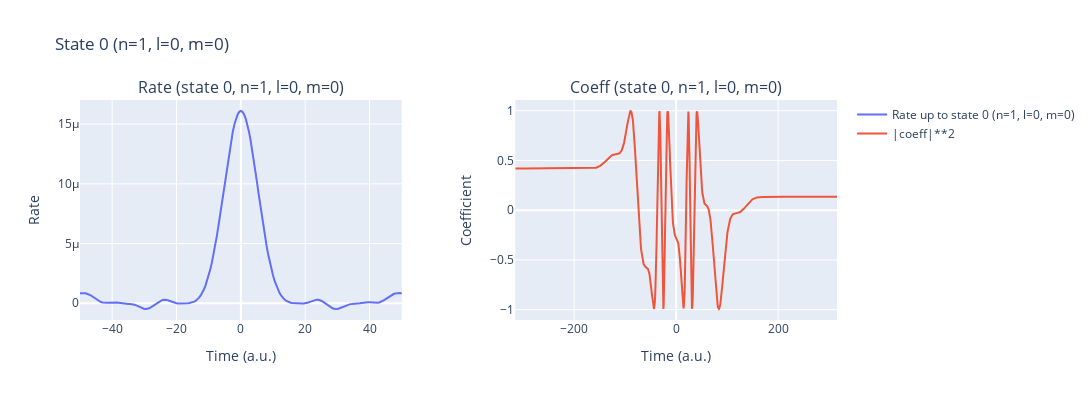
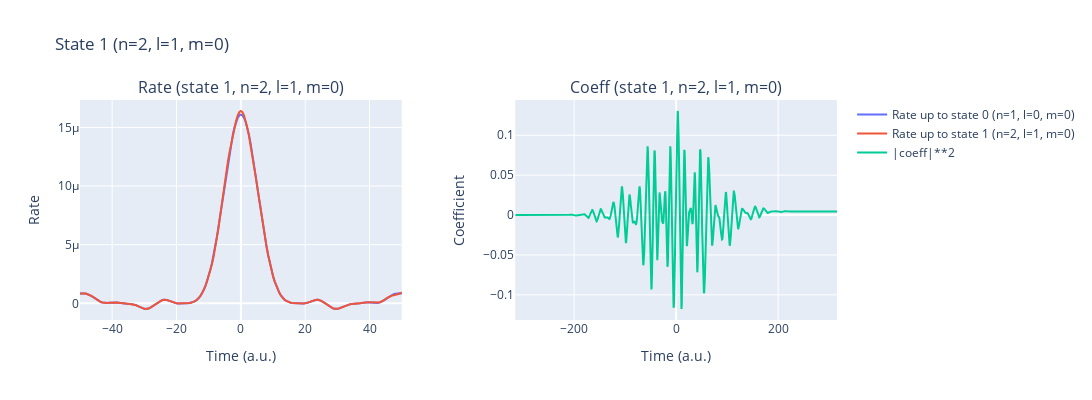
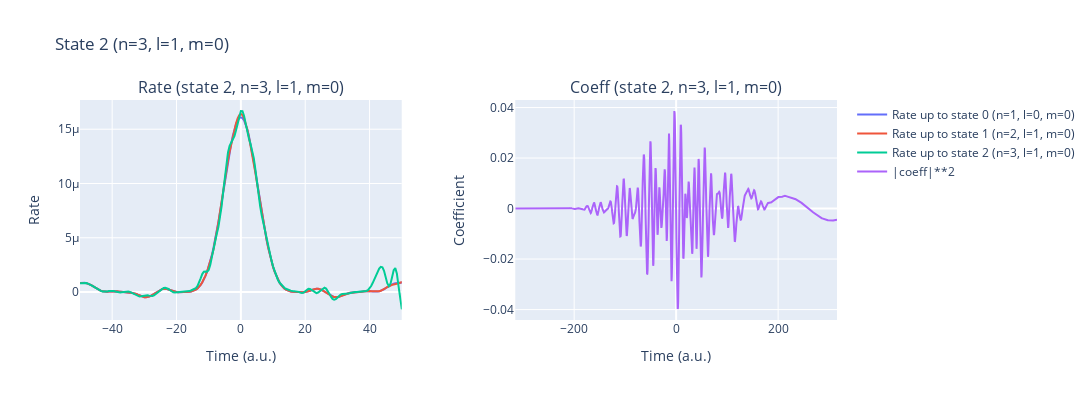

Write notebook code for charts like these, in order.
### Code cell
%autoreload
for lam0, intensity, cep in file_params:
    laser_pulses = LaserField(cache_results=True)
    laser_pulses.add_pulse(lam0, intensity, cep, lam0/ AtomicUnits.nm / AtomicUnits.speed_of_light)
    t_min, t_max = laser_pulses.get_time_interval()
    time_recon= np.arange(int(t_min), int(t_max)+1, 0.5)
    # to save computation time we can neglect cross terms!! just look at formula for <p|d|psi> there is i^l and because of the transition rules l has to be +-1 so if we sum over all states and one is complex conjugatet and we sum it up they will cancel out !!! but be carefull we only can use states that are allowed theoretically


    ion_na_rate_SFA_excited_tRecX = IonRate(time_recon, laser_pulses, params, dT=0.5, kernel_type='exact_SFA', excitedStates=3, coeffType="trecx") #it uses the wrong coefficients for the calculation, it uses the 2s state for excitedSTates=2 and 2s is not even there
    laser_pulses.reset()

### Figure 1 — Plotly figure (JSON) as saved in the notebook; plotly's stock layout.template omitted (floating-point values rounded to 4 significant figures; data arrays with more than 128 entries replaced by an {"elided": "..."} marker saying what was removed)
{"data": [{"mode": "lines", "name": "Rate up to state 0 (n=1, l=0, m=0)", "type": "scatter", "x": {"elided": "1262 float values"}, "xaxis": "x", "y": {"elided": "1262 float values"}, "yaxis": "y"}, {"mode": "lines", "name": "|coeff|**2", "type": "scatter", "x": {"elided": "1263 float values"}, "xaxis": "x2", "y": {"elided": "1263 float values"}, "yaxis": "y2"}], "layout": {"annotations": [{"font": {"size": 16}, "showarrow": false, "text": "Rate (state 0, n=1, l=0, m=0)", "x": 0.2125, "xanchor": "center", "xref": "paper", "y": 1, "yanchor": "bottom", "yref": "paper"}, {"font": {"size": 16}, "showarrow": false, "text": "Coeff (state 0, n=1, l=0, m=0)", "x": 0.7875, "xanchor": "center", "xref": "paper", "y": 1, "yanchor": "bottom", "yref": "paper"}], "height": 400, "title": {"text": "State 0 (n=1, l=0, m=0)"}, "width": 1200, "xaxis": {"anchor": "y", "domain": [0, 0.425], "range": [-50, 50], "title": {"text": "Time (a.u.)"}}, "xaxis2": {"anchor": "y2", "domain": [0.575, 1], "title": {"text": "Time (a.u.)"}}, "yaxis": {"anchor": "x", "domain": [0, 1], "title": {"text": "Rate"}}, "yaxis2": {"anchor": "x2", "domain": [0, 1], "title": {"text": "Coefficient"}}}}

### Figure 2 — Plotly figure (JSON) as saved in the notebook; plotly's stock layout.template omitted (floating-point values rounded to 4 significant figures; data arrays with more than 128 entries replaced by an {"elided": "..."} marker saying what was removed)
{"data": [{"mode": "lines", "name": "Rate up to state 0 (n=1, l=0, m=0)", "type": "scatter", "x": {"elided": "1262 float values"}, "xaxis": "x", "y": {"elided": "1262 float values"}, "yaxis": "y"}, {"mode": "lines", "name": "Rate up to state 1 (n=2, l=1, m=0)", "type": "scatter", "x": {"elided": "1262 float values"}, "xaxis": "x", "y": {"elided": "1262 float values"}, "yaxis": "y"}, {"mode": "lines", "name": "|coeff|**2", "type": "scatter", "x": {"elided": "1263 float values"}, "xaxis": "x2", "y": {"elided": "1263 float values"}, "yaxis": "y2"}], "layout": {"annotations": [{"font": {"size": 16}, "showarrow": false, "text": "Rate (state 1, n=2, l=1, m=0)", "x": 0.2125, "xanchor": "center", "xref": "paper", "y": 1, "yanchor": "bottom", "yref": "paper"}, {"font": {"size": 16}, "showarrow": false, "text": "Coeff (state 1, n=2, l=1, m=0)", "x": 0.7875, "xanchor": "center", "xref": "paper", "y": 1, "yanchor": "bottom", "yref": "paper"}], "height": 400, "title": {"text": "State 1 (n=2, l=1, m=0)"}, "width": 1200, "xaxis": {"anchor": "y", "domain": [0, 0.425], "range": [-50, 50], "title": {"text": "Time (a.u.)"}}, "xaxis2": {"anchor": "y2", "domain": [0.575, 1], "title": {"text": "Time (a.u.)"}}, "yaxis": {"anchor": "x", "domain": [0, 1], "title": {"text": "Rate"}}, "yaxis2": {"anchor": "x2", "domain": [0, 1], "title": {"text": "Coefficient"}}}}

### Figure 3 — Plotly figure (JSON) as saved in the notebook; plotly's stock layout.template omitted (floating-point values rounded to 4 significant figures; data arrays with more than 128 entries replaced by an {"elided": "..."} marker saying what was removed)
{"data": [{"mode": "lines", "name": "Rate up to state 0 (n=1, l=0, m=0)", "type": "scatter", "x": {"elided": "1262 float values"}, "xaxis": "x", "y": {"elided": "1262 float values"}, "yaxis": "y"}, {"mode": "lines", "name": "Rate up to state 1 (n=2, l=1, m=0)", "type": "scatter", "x": {"elided": "1262 float values"}, "xaxis": "x", "y": {"elided": "1262 float values"}, "yaxis": "y"}, {"mode": "lines", "name": "Rate up to state 2 (n=3, l=1, m=0)", "type": "scatter", "x": {"elided": "1262 float values"}, "xaxis": "x", "y": {"elided": "1262 float values"}, "yaxis": "y"}, {"mode": "lines", "name": "|coeff|**2", "type": "scatter", "x": {"elided": "1263 float values"}, "xaxis": "x2", "y": {"elided": "1263 float values"}, "yaxis": "y2"}], "layout": {"annotations": [{"font": {"size": 16}, "showarrow": false, "text": "Rate (state 2, n=3, l=1, m=0)", "x": 0.2125, "xanchor": "center", "xref": "paper", "y": 1, "yanchor": "bottom", "yref": "paper"}, {"font": {"size": 16}, "showarrow": false, "text": "Coeff (state 2, n=3, l=1, m=0)", "x": 0.7875, "xanchor": "center", "xref": "paper", "y": 1, "yanchor": "bottom", "yref": "paper"}], "height": 400, "title": {"text": "State 2 (n=3, l=1, m=0)"}, "width": 1200, "xaxis": {"anchor": "y", "domain": [0, 0.425], "range": [-50, 50], "title": {"text": "Time (a.u.)"}}, "xaxis2": {"anchor": "y2", "domain": [0.575, 1], "title": {"text": "Time (a.u.)"}}, "yaxis": {"anchor": "x", "domain": [0, 1], "title": {"text": "Rate"}}, "yaxis2": {"anchor": "x2", "domain": [0, 1], "title": {"text": "Coefficient"}}}}
